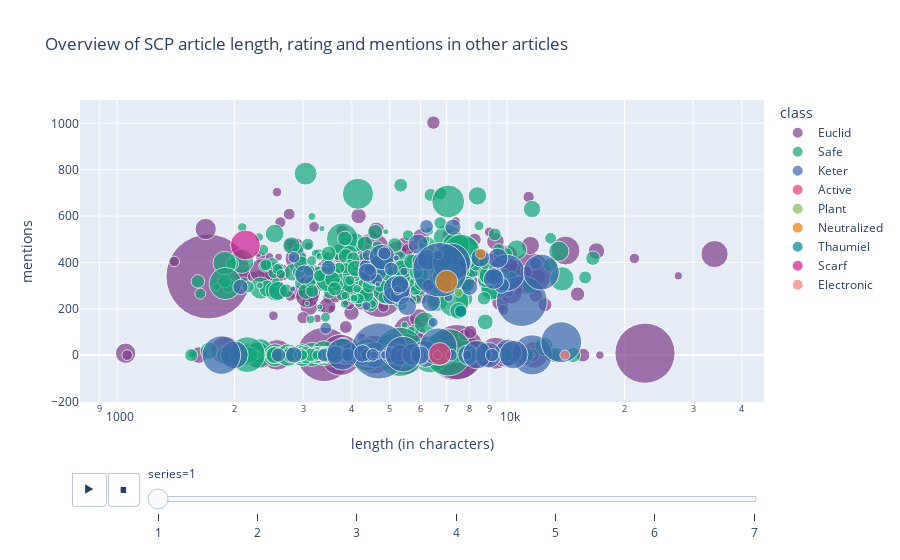

Notebook source saved alongside this figure:
### Code cell
figure=px.scatter(
    ratings_df.dropna(subset=["rating"]),
    x="length",
    y="mentions",
    size="rating",
    color="class",
    color_discrete_sequence=px.colors.qualitative.Bold,
    hover_name="code",
    animation_frame="series",
    hover_data = {"series":False},
    log_x=True,
    size_max=60,
    title="Overview of SCP article length, rating and mentions in other articles",
)
figure.update_layout(xaxis_title="length (in characters)")
figure.show()

### Figure 1 — Plotly figure (JSON) as saved in the notebook; plotly's stock layout.template omitted (floating-point values rounded to 4 significant figures; data arrays with more than 128 entries replaced by an {"elided": "..."} marker saying what was removed)
{"data": [{"customdata": {"elided": "415x1 int values"}, "hovertemplate": "<b>%{hovertext}</b><br><br>class=Euclid<br>length=%{x}<br>mentions=%{y}<br>rating=%{marker.size}<extra></extra>", "hovertext": {"elided": "415 str values"}, "legendgroup": "Euclid", "marker": {"color": "rgb(127, 60, 141)", "size": {"elided": "415 int values"}, "sizemode": "area", "sizeref": 2.129, "symbol": "circle"}, "mode": "markers", "name": "Euclid", "orientation": "v", "showlegend": true, "type": "scatter", "x": {"elided": "415 int values"}, "xaxis": "x", "y": {"elided": "415 int values"}, "yaxis": "y"}, {"customdata": {"elided": "379x1 int values"}, "hovertemplate": "<b>%{hovertext}</b><br><br>class=Safe<br>length=%{x}<br>mentions=%{y}<br>rating=%{marker.size}<extra></extra>", "hovertext": {"elided": "379 str values"}, "legendgroup": "Safe", "marker": {"color": "rgb(17, 165, 121)", "size": {"elided": "379 int values"}, "sizemode": "area", "sizeref": 2.129, "symbol": "circle"}, "mode": "markers", "name": "Safe", "orientation": "v", "showlegend": true, "type": "scatter", "x": {"elided": "379 int values"}, "xaxis": "x", "y": {"elided": "379 int values"}, "yaxis": "y"}, {"customdata": [[1], [1], [1], [1], [1], [1], [1], [1], [1], [1], [1], [1], [1], [1], [1], [1], [1], [1], [1], [1], [1], [1], [1], [1], [1], [1], [1], [1], [1], [1], [1], [1], [1], [1], [1], [1], [1], [1], [1], [1], [1], [1], [1], [1], [1], [1], [1], [1], [1], [1], [1], [1], [1], [1], [1], [1], [1], [1], [1], [1], [1], [1], [1], [1], [1], [1], [1], [1], [1], [1], [1], [1], [1], [1], [1], [1], [1], [1], [1], [1], [1], [1], [1], [1], [1], [1], [1], [1], [1], [1], [1], [1], [1], [1], [1]], "hovertemplate": "<b>%{hovertext}</b><br><br>class=Keter<br>length=%{x}<br>mentions=%{y}<br>rating=%{marker.size}<extra></extra>", "hovertext": ["SCP-016", "SCP-017", "SCP-019", "SCP-020", "SCP-029", "SCP-035", "SCP-047", "SCP-055", "SCP-058", "SCP-059", "SCP-060", "SCP-076", "SCP-090", "SCP-094", "SCP-106", "SCP-122", "SCP-129", "SCP-140", "SCP-149", "SCP-150", "SCP-165", "SCP-169", "SCP-204", "SCP-217", "SCP-233", "SCP-236", "SCP-239", "SCP-255", "SCP-259", "SCP-271", "SCP-274", "SCP-280", "SCP-293", "SCP-307", "SCP-319", "SCP-339", "SCP-352", "SCP-353", "SCP-354", "SCP-363", "SCP-370", "SCP-396", "SCP-409", "SCP-414", "SCP-435", "SCP-469", "SCP-496", "SCP-505", "SCP-510", "SCP-515", "SCP-532", "SCP-575", "SCP-579", "SCP-582", "SCP-589", "SCP-609", "SCP-610", "SCP-616", "SCP-631", "SCP-667", "SCP-673", "SCP-679", "SCP-682", "SCP-689", "SCP-718", "SCP-722", "SCP-734", "SCP-736", "SCP-738", "SCP-742", "SCP-743", "SCP-752", "SCP-770", "SCP-771", "SCP-775", "SCP-785", "SCP-804", "SCP-813", "SCP-835", "SCP-836", "SCP-858", "SCP-861", "SCP-870", "SCP-871", "SCP-902", "SCP-938", "SCP-939", "SCP-940", "SCP-947", "SCP-952", "SCP-953", "SCP-957", "SCP-968", "SCP-990", "SCP-1000"], "legendgroup": "Keter", "marker": {"color": "rgb(57, 105, 172)", "size": [701, 829, 483, 523, 433, 1720, 193, 3364, 792, 221, 450, 1472, 180, 286, 2762, 330, 82, 1455, 247, 265, 437, 891, 209, 781, 171, 134, 691, 171, 181, 89, 158, 203, 31, 85, 435, 143, 332, 303, 1378, 297, 434, 239, 401, 324, 455, 391, 41, 279, 152, 205, 39, 142, 273, 381, 69, 446, 1530, 370, 105, 98, 87, 153, 3134, 379, 216, 145, 156, 331, 782, 190, 341, 409, 139, 72, 67, 254, 712, 125, 873, 79, 135, 105, 466, 1080, 1579, 91, 867, 326, 226, 192, 501, 358, 173, 1341, 1778], "sizemode": "area", "sizeref": 2.129, "symbol": "circle"}, "mode": "markers", "name": "Keter", "orientation": "v", "showlegend": true, "type": "scatter", "x": [4569, 1997, 4997, 4009, 4261, 11595, 3396, 4693, 6155, 4998, 5979, 6666, 4378, 2838, 10908, 5054, 7385, 9959, 2071, 9678, 5325, 4523, 7785, 5214, 4336, 4396, 4778, 11830, 4844, 4357, 4625, 5050, 4663, 5246, 5916, 2841, 5312, 5998, 12238, 8006, 9467, 3480, 3022, 9254, 9235, 6380, 5195, 7265, 6275, 6217, 2820, 4441, 6867, 4385, 5438, 6250, 7204, 8536, 6465, 6649, 7082, 3427, 6725, 5541, 2593, 7198, 4952, 3626, 10063, 3902, 5020, 7921, 5349, 4656, 4540, 5056, 8952, 5371, 10395, 4853, 5353, 7888, 5317, 3780, 1851, 6628, 8372, 4258, 5972, 9156, 5725, 5987, 4523, 5410, 13773], "xaxis": "x", "y": [1, 1, 0, 8, 0, 1, 0, 18, 6, 0, 0, 37, 0, 1, 233, 255, 403, 355, 294, 301, 262, 368, 398, 285, 384, 431, 423, 396, 439, 212, 326, 371, 305, 279, 479, 422, 305, 404, 358, 294, 418, 377, 347, 340, 328, 228, 419, 552, 301, 555, 285, 369, 301, 356, 361, 411, 401, 420, 141, 433, 249, 116, 368, 211, 0, 0, 0, 3, 11, 1, 0, 1, 0, 0, 0, 0, 0, 0, 2, 1, 0, 0, 0, 4, 0, 0, 2, 7, 0, 0, 3, 0, 1, 4, 56], "yaxis": "y"}, {"customdata": [[1]], "hovertemplate": "<b>%{hovertext}</b><br><br>class=Active<br>length=%{x}<br>mentions=%{y}<br>rating=%{marker.size}<extra></extra>", "hovertext": ["SCP-040"], "legendgroup": "Active", "marker": {"color": "rgb(231, 63, 116)", "size": [549], "sizemode": "area", "sizeref": 2.129, "symbol": "circle"}, "mode": "markers", "name": "Active", "orientation": "v", "showlegend": true, "type": "scatter", "x": [6722], "xaxis": "x", "y": [5], "yaxis": "y"}, {"customdata": [[1]], "hovertemplate": "<b>%{hovertext}</b><br><br>class=Plant<br>length=%{x}<br>mentions=%{y}<br>rating=%{marker.size}<extra></extra>", "hovertext": ["SCP-199"], "legendgroup": "Plant", "marker": {"color": "rgb(128, 186, 90)", "size": [88], "sizemode": "area", "sizeref": 2.129, "symbol": "circle"}, "mode": "markers", "name": "Plant", "orientation": "v", "showlegend": true, "type": "scatter", "x": [7511], "xaxis": "x", "y": [269], "yaxis": "y"}, {"customdata": [[1], [1]], "hovertemplate": "<b>%{hovertext}</b><br><br>class=Neutralized<br>length=%{x}<br>mentions=%{y}<br>rating=%{marker.size}<extra></extra>", "hovertext": ["SCP-356", "SCP-407"], "legendgroup": "Neutralized", "marker": {"color": "rgb(230, 131, 16)", "size": [114, 529], "sizemode": "area", "sizeref": 2.129, "symbol": "circle"}, "mode": "markers", "name": "Neutralized", "orientation": "v", "showlegend": true, "type": "scatter", "x": [8560, 6998], "xaxis": "x", "y": [437, 318], "yaxis": "y"}, {"customdata": [[1]], "hovertemplate": "<b>%{hovertext}</b><br><br>class=Thaumiel<br>length=%{x}<br>mentions=%{y}<br>rating=%{marker.size}<extra></extra>", "hovertext": ["SCP-378"], "legendgroup": "Thaumiel", "marker": {"color": "rgb(0, 134, 149)", "size": [164], "sizemode": "area", "sizeref": 2.129, "symbol": "circle"}, "mode": "markers", "name": "Thaumiel", "orientation": "v", "showlegend": true, "type": "scatter", "x": [7606], "xaxis": "x", "y": [189], "yaxis": "y"}, {"customdata": [[1]], "hovertemplate": "<b>%{hovertext}</b><br><br>class=Scarf<br>length=%{x}<br>mentions=%{y}<br>rating=%{marker.size}<extra></extra>", "hovertext": ["SCP-586"], "legendgroup": "Scarf", "marker": {"color": "rgb(207, 28, 144)", "size": [954], "sizemode": "area", "sizeref": 2.129, "symbol": "circle"}, "mode": "markers", "name": "Scarf", "orientation": "v", "showlegend": true, "type": "scatter", "x": [2133], "xaxis": "x", "y": [475], "yaxis": "y"}, {"customdata": [[1]], "hovertemplate": "<b>%{hovertext}</b><br><br>class=Electronic<br>length=%{x}<br>mentions=%{y}<br>rating=%{marker.size}<extra></extra>", "hovertext": ["SCP-720"], "legendgroup": "Electronic", "marker": {"color": "rgb(249, 123, 114)", "size": [108], "sizemode": "area", "sizeref": 2.129, "symbol": "circle"}, "mode": "markers", "name": "Electronic", "orientation": "v", "showlegend": true, "type": "scatter", "x": [14068], "xaxis": "x", "y": [0], "yaxis": "y"}], "layout": {"autosize": true, "legend": {"itemsizing": "constant", "title": {"text": "class"}, "tracegroupgap": 0}, "sliders": [{"active": 0, "currentvalue": {"prefix": "series="}, "len": 0.9, "pad": {"b": 10, "t": 60}, "steps": [{"args": [["1"], {"frame": {"duration": 0, "redraw": false}, "fromcurrent": true, "mode": "immediate", "transition": {"duration": 0, "easing": "linear"}}], "label": "1", "method": "animate"}, {"args": [["2"], {"frame": {"duration": 0, "redraw": false}, "fromcurrent": true, "mode": "immediate", "transition": {"duration": 0, "easing": "linear"}}], "label": "2", "method": "animate"}, {"args": [["3"], {"frame": {"duration": 0, "redraw": false}, "fromcurrent": true, "mode": "immediate", "transition": {"duration": 0, "easing": "linear"}}], "label": "3", "method": "animate"}, {"args": [["4"], {"frame": {"duration": 0, "redraw": false}, "fromcurrent": true, "mode": "immediate", "transition": {"duration": 0, "easing": "linear"}}], "label": "4", "method": "animate"}, {"args": [["5"], {"frame": {"duration": 0, "redraw": false}, "fromcurrent": true, "mode": "immediate", "transition": {"duration": 0, "easing": "linear"}}], "label": "5", "method": "animate"}, {"args": [["6"], {"frame": {"duration": 0, "redraw": false}, "fromcurrent": true, "mode": "immediate", "transition": {"duration": 0, "easing": "linear"}}], "label": "6", "method": "animate"}, {"args": [["7"], {"frame": {"duration": 0, "redraw": false}, "fromcurrent": true, "mode": "immediate", "transition": {"duration": 0, "easing": "linear"}}], "label": "7", "method": "animate"}], "x": 0.1, "xanchor": "left", "y": 0, "yanchor": "top"}], "title": {"text": "Overview of SCP article length, rating and mentions in other articles"}, "updatemenus": [{"buttons": [{"args": [null, {"frame": {"duration": 500, "redraw": false}, "fromcurrent": true, "mode": "immediate", "transition": {"duration": 500, "easing": "linear"}}], "label": "&#9654;", "method": "animate"}, {"args": [[null], {"frame": {"duration": 0, "redraw": false}, "fromcurrent": true, "mode": "immediate", "transition": {"duration": 0, "easing": "linear"}}], "label": "&#9724;", "method": "animate"}], "direction": "left", "pad": {"r": 10, "t": 70}, "showactive": false, "type": "buttons", "x": 0.1, "xanchor": "right", "y": 0, "yanchor": "top"}], "xaxis": {"anchor": "y", "autorange": true, "domain": [0, 1], "range": [2.912, 4.649], "title": {"text": "length (in characters)"}, "type": "log"}, "yaxis": {"anchor": "x", "autorange": true, "domain": [0, 1], "range": [-893.9, 1560.0], "title": {"text": "mentions"}, "type": "linear"}}}
